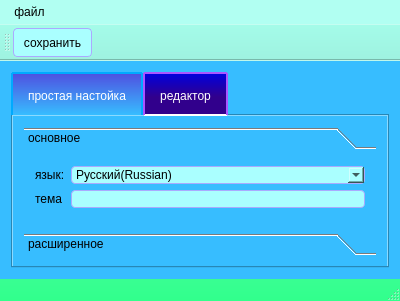
<?xml version="1.0" encoding="UTF-8"?>
<ui version="4.0">
 <class>MainWindow</class>
 <widget class="QMainWindow" name="MainWindow">
  <property name="geometry">
   <rect>
    <x>0</x>
    <y>0</y>
    <width>400</width>
    <height>300</height>
   </rect>
  </property>
  <property name="windowTitle">
   <string>MainWindow</string>
  </property>
  <property name="styleSheet">
   <string notr="true">.QWidget
{
	background-color: rgb(55, 189, 255);
}
QToolBar
{
	background-color: rgb(158, 242, 224);
}
QMenuBar
{
	background-color: rgb(177, 255, 242);
	padding: 4px 4px 4px 4px;
}
 QMenuBar::item {
     spacing: 3px; /* spacing between menu bar items */
     padding: 1px 4px;
     background: transparent;
     border-radius: 4px;
 }
 QMenuBar::item:selected { /* when selected using mouse or keyboard */
     background-color: rgb(85, 170, 255);
	color:white;
 }

 QMenu {
     background-color: rgb(177, 255, 242);/*  sets background of the menu */
	/*background-color: rgb(255, 255, 255);
	/*background:transparent;*/
 }

 QMenu::item {
     /* sets background of menu item. set this to something non-transparent
         if you want menu color and menu item color to be different */
     /*background-color: transparent;*/
	padding:5px 5px 5px 5px;
	border:1px solid rgb(170, 170, 255) ;
	border-radius:4px;
	background-color: rgb(170, 255, 255);
	border-top-color: rgba(255, 255, 255, 0);
	border-bottom-color: rgba(255, 255, 255, 0);
 }

 QMenu::item:selected { /* when user selects item using mouse or keyboard */
    /*background-color: rgb(85, 170, 255);
	color: rgb(255, 255, 255);
	border-bottom-color: rgb(170, 170, 255);*/
	background-color: rgb(85, 170, 255);
	color:white;
 }


QLineEdit,QComboBox
{
	border:1px solid rgb(170, 170, 255) ;
	border-radius:4px;
	background-color: rgb(170, 255, 255);
}

QLineEdit::hover,QComboBox::hover
{
	background-color: rgb(85, 170, 255);
	color:white;
}

QLineEdit::hover::pressed
{
	background-color: white;
}

QComboBox::item
{
	background-color: rgb(151, 243, 255);
}

QTabBar::tab
{
	padding: 15px 15px 10.5px 15px;
	border: 2px solid;
	border-color: rgb(170, 85, 255);
	border-bottom-color: rgb(255, 255, 255);
	border-radius:1px;
	color:white;
	background-color: qlineargradient(spread:pad, x1:0, y1:0, x2:0, y2:0.573864, stop:0 rgba(0, 0, 224, 255), stop:1 rgba(49, 0, 140, 255))	
}

QTabBar::tab::selected
{
	padding: 15px 15px 10.5px 15px;
	border: 2px solid;
	border-color: rgb(0, 170, 255);
	border-bottom-color: rgba(255, 255, 255, 0);
	background-color: qlineargradient(spread:pad, x1:0, y1:0, x2:0, y2:1, stop:0 rgba(79, 79, 224, 255), stop:1 rgb(55, 189, 255));
	/*background-color: qlineargradient(spread:pad, x1:0, y1:0, x2:0, y2:1, stop:0 rgba(79, 79, 224, 255), stop:1 rgba(49, 0, 140, 255));*/
}

QTabBar::tab::hover
{
	background-color: qlineargradient(spread:pad, x1:0, y1:0, x2:0, y2:1, stop:0 rgba(79, 79, 224, 255), stop:1 rgba(49, 0, 140, 255));
}

QPushButton
{
background-color:qlineargradient(spread:pad, x1:0, y1:0, x2:0, y2:0.573864, stop:0 rgba(0, 0, 224, 255), stop:1 rgba(49, 0, 140, 255));
}

QMainWindow
{
	background-color: qlineargradient(spread:pad, x1:0, y1:0, x2:0, y2:1, stop:0 rgba(158, 242, 224, 255), stop:1 rgba(49, 255, 140, 255));
}

QTabWidget
{
	background-color: rgb(55, 189, 255);
}

.QFrame
{
	border-radius:4px;	
	border:1px solid rgb(170, 170, 255) ;
	background-color: qlineargradient(spread:pad, x1:0, y1:0, x2:0, y2:1, stop:0 rgba(0, 251, 194, 255),
stop:0.5 rgba(0, 251, 194, 255), stop:1 rgba(63, 255, 255, 250));
}
QAbstractButton
{
	border:1px solid rgb(170, 170, 255) ;
	border-radius:4px;
	padding: 5px 5px;
	background-color: rgb(170, 255, 255);
}
QAbstractButton:hover
{
	background-color: rgb(85, 170, 255);
	color:white;
}

QAbstractButton:hover:pressed
{
	background-color: rgb(85, 85, 255);
	color:white;
}</string>
  </property>
  <widget class="QWidget" name="centralWidget">
   <layout class="QGridLayout" name="gridLayout">
    <item row="0" column="0">
     <widget class="QTabWidget" name="tabWidget">
      <property name="currentIndex">
       <number>0</number>
      </property>
      <widget class="QWidget" name="tab">
       <attribute name="title">
        <string>простая настойка</string>
       </attribute>
       <layout class="QGridLayout" name="gridLayout_2">
        <item row="0" column="0">
         <widget class="QToolBox" name="toolBox">
          <property name="currentIndex">
           <number>0</number>
          </property>
          <widget class="QWidget" name="mainpage">
           <property name="geometry">
            <rect>
             <x>0</x>
             <y>0</y>
             <width>346</width>
             <height>68</height>
            </rect>
           </property>
           <attribute name="label">
            <string>основное</string>
           </attribute>
           <layout class="QGridLayout" name="gridLayout_4">
            <item row="0" column="1">
             <widget class="QComboBox" name="comboBox">
              <item>
               <property name="text">
                <string>Русский(Russian)</string>
               </property>
              </item>
              <item>
               <property name="text">
                <string>Английский(English)</string>
               </property>
              </item>
             </widget>
            </item>
            <item row="0" column="0">
             <widget class="QLabel" name="language">
              <property name="text">
               <string>язык:</string>
              </property>
             </widget>
            </item>
            <item row="2" column="0">
             <spacer name="verticalSpacer">
              <property name="orientation">
               <enum>Qt::Vertical</enum>
              </property>
              <property name="sizeHint" stdset="0">
               <size>
                <width>20</width>
                <height>40</height>
               </size>
              </property>
             </spacer>
            </item>
            <item row="1" column="0">
             <widget class="QLabel" name="themelabel">
              <property name="text">
               <string>тема</string>
              </property>
             </widget>
            </item>
            <item row="1" column="1">
             <widget class="QLineEdit" name="themeselector"/>
            </item>
           </layout>
          </widget>
          <widget class="QWidget" name="otherspage">
           <property name="geometry">
            <rect>
             <x>0</x>
             <y>0</y>
             <width>360</width>
             <height>65</height>
            </rect>
           </property>
           <attribute name="label">
            <string>расширенное</string>
           </attribute>
          </widget>
         </widget>
        </item>
       </layout>
      </widget>
      <widget class="QWidget" name="edittab">
       <attribute name="title">
        <string>редактор</string>
       </attribute>
       <layout class="QGridLayout" name="gridLayout_3">
        <item row="1" column="0">
         <widget class="QTextBrowser" name="textBrowser">
          <property name="readOnly">
           <bool>false</bool>
          </property>
          <property name="html">
           <string>&lt;!DOCTYPE HTML PUBLIC &quot;-//W3C//DTD HTML 4.0//EN&quot; &quot;http://www.w3.org/TR/REC-html40/strict.dtd&quot;&gt;
&lt;html&gt;&lt;head&gt;&lt;meta name=&quot;qrichtext&quot; content=&quot;1&quot; /&gt;&lt;style type=&quot;text/css&quot;&gt;
p, li { white-space: pre-wrap; }
&lt;/style&gt;&lt;/head&gt;&lt;body style=&quot; font-family:'Sans Serif'; font-size:9pt; font-weight:400; font-style:normal;&quot;&gt;
&lt;p style=&quot;-qt-paragraph-type:empty; margin-top:0px; margin-bottom:0px; margin-left:0px; margin-right:0px; -qt-block-indent:0; text-indent:0px;&quot;&gt;&lt;br /&gt;&lt;/p&gt;&lt;/body&gt;&lt;/html&gt;</string>
          </property>
          <property name="openLinks">
           <bool>false</bool>
          </property>
         </widget>
        </item>
        <item row="0" column="0">
         <widget class="QFrame" name="frame">
          <property name="minimumSize">
           <size>
            <width>0</width>
            <height>50</height>
           </size>
          </property>
          <property name="frameShape">
           <enum>QFrame::StyledPanel</enum>
          </property>
          <property name="frameShadow">
           <enum>QFrame::Raised</enum>
          </property>
          <layout class="QHBoxLayout" name="horizontalLayout">
           <item>
            <widget class="QPushButton" name="pushButton">
             <property name="minimumSize">
              <size>
               <width>30</width>
               <height>30</height>
              </size>
             </property>
             <property name="maximumSize">
              <size>
               <width>150</width>
               <height>30</height>
              </size>
             </property>
             <property name="text">
              <string>сохранить</string>
             </property>
            </widget>
           </item>
           <item>
            <spacer name="horizontalSpacer">
             <property name="orientation">
              <enum>Qt::Horizontal</enum>
             </property>
             <property name="sizeHint" stdset="0">
              <size>
               <width>40</width>
               <height>20</height>
              </size>
             </property>
            </spacer>
           </item>
          </layout>
         </widget>
        </item>
       </layout>
      </widget>
     </widget>
    </item>
   </layout>
  </widget>
  <widget class="QMenuBar" name="menuBar">
   <property name="geometry">
    <rect>
     <x>0</x>
     <y>0</y>
     <width>400</width>
     <height>25</height>
    </rect>
   </property>
   <property name="nativeMenuBar">
    <bool>false</bool>
   </property>
   <widget class="QMenu" name="menu">
    <property name="title">
     <string>файл</string>
    </property>
    <widget class="QMenu" name="menu_2">
     <property name="title">
      <string>сохранить</string>
     </property>
     <addaction name="saveas"/>
     <addaction name="save"/>
    </widget>
    <addaction name="menu_2"/>
    <addaction name="exitaction"/>
   </widget>
   <addaction name="menu"/>
  </widget>
  <widget class="QToolBar" name="mainToolBar">
   <attribute name="toolBarArea">
    <enum>TopToolBarArea</enum>
   </attribute>
   <attribute name="toolBarBreak">
    <bool>false</bool>
   </attribute>
   <addaction name="save"/>
  </widget>
  <widget class="QStatusBar" name="statusBar"/>
  <action name="exitaction">
   <property name="text">
    <string>выйти</string>
   </property>
   <property name="toolTip">
    <string>выйти из программы</string>
   </property>
   <property name="shortcut">
    <string>Ctrl+X</string>
   </property>
  </action>
  <action name="saveas">
   <property name="text">
    <string>в отдельный файл</string>
   </property>
  </action>
  <action name="save">
   <property name="icon">
    <iconset resource="res.qrc">
     <normaloff>:/save.png</normaloff>:/save.png</iconset>
   </property>
   <property name="text">
    <string>по умолчанию</string>
   </property>
   <property name="iconText">
    <string>сохранить</string>
   </property>
  </action>
 </widget>
 <layoutdefault spacing="6" margin="11"/>
 <resources>
  <include location="res.qrc"/>
 </resources>
 <connections>
  <connection>
   <sender>exitaction</sender>
   <signal>triggered()</signal>
   <receiver>MainWindow</receiver>
   <slot>close()</slot>
   <hints>
    <hint type="sourcelabel">
     <x>-1</x>
     <y>-1</y>
    </hint>
    <hint type="destinationlabel">
     <x>199</x>
     <y>149</y>
    </hint>
   </hints>
  </connection>
 </connections>
</ui>
